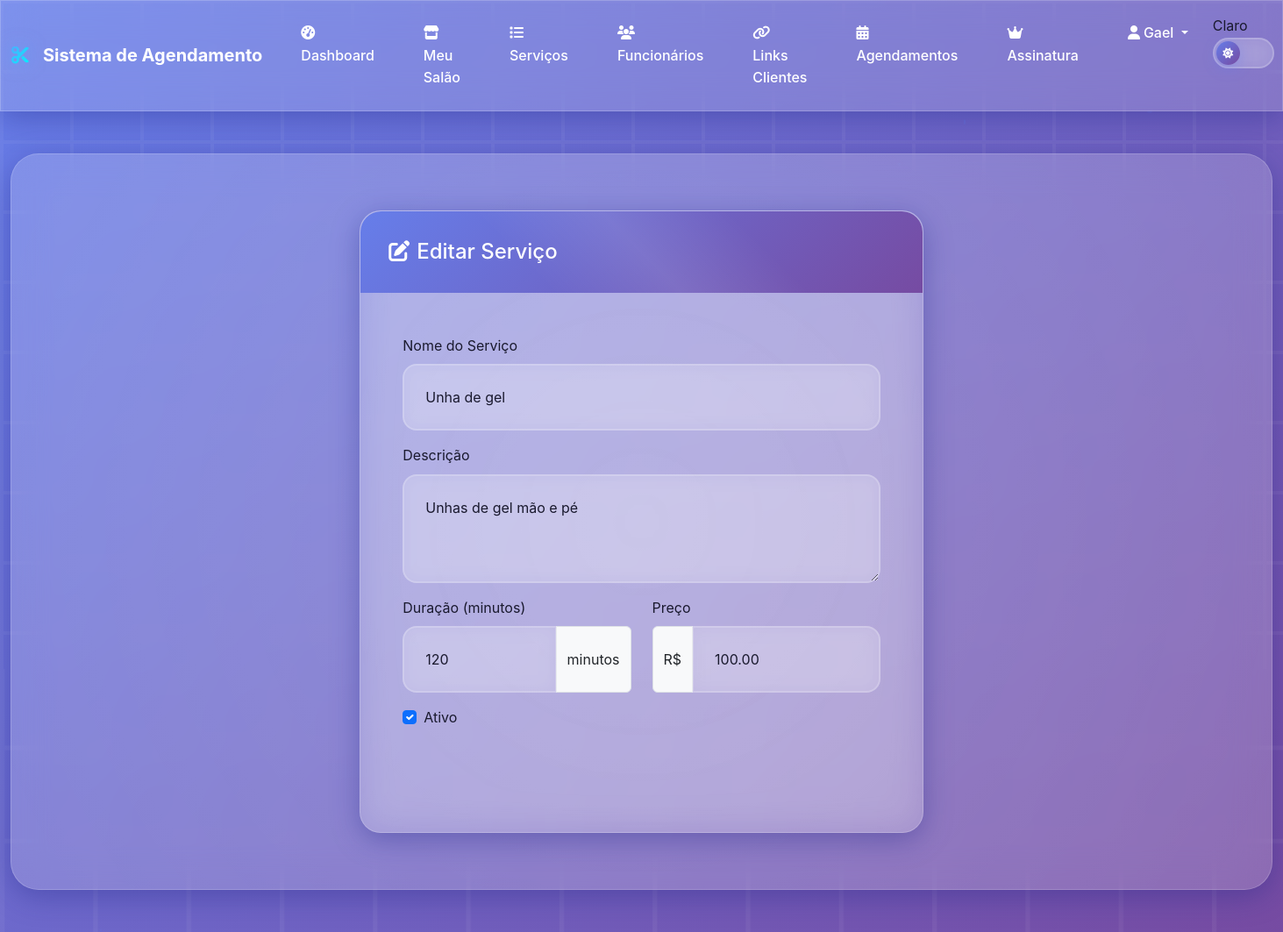
The app's page /salons/services/3/edit/ (signed in) with its own data.
### salons/models.py (models this page shows, shortened)
class Service(models.Model):
    salon = models.ForeignKey(Salon, on_delete=models.CASCADE, related_name='services', verbose_name="Salão")
    name = models.CharField(max_length=100, verbose_name="Nome do Serviço")
    description = models.TextField(blank=True, null=True, verbose_name="Descrição")
    duration = models.PositiveIntegerField(verbose_name="Duração (minutos)")
    price = models.DecimalField(max_digits=10, decimal_places=2, verbose_name="Preço")
    is_active = models.BooleanField(default=True, verbose_name="Ativo")
    created_at = models.DateTimeField(auto_now_add=True)
    updated_at = models.DateTimeField(auto_now=True)
    class Meta:
        verbose_name = "Serviço"
        verbose_name_plural = "Serviços"
        ordering = ['name']

### subscriptions/views.py (the view)
    def wrapper(request, *args, **kwargs):
        if not request.user.is_authenticated:
            return redirect('accounts:login')
        if request.user.profile.user_type != 'owner':
            messages.error(request, 'Acesso negado.')
            return redirect('accounts:dashboard')
        subscription = getattr(request.user, 'subscription', None)
        if not subscription or not subscription.is_active():
            messages.warning(request, 'Sua assinatura expirou. Renove para continuar usando o sistema.')
            return redirect('subscriptions:detail')
        return view_func(request, *args, **kwargs)

### salons/forms.py
class ServiceForm(forms.ModelForm):
    class Meta:
        model = Service
        exclude = ['salon']
        widgets = {
            'name': forms.TextInput(attrs={'class': 'form-control'}),
            'description': forms.Textarea(attrs={'class': 'form-control', 'rows': 3}),
            'duration': forms.NumberInput(attrs={'class': 'form-control'}),
            'price': forms.NumberInput(attrs={'class': 'form-control', 'step': '0.01'}),
            'is_active': forms.CheckboxInput(attrs={'class': 'form-check-input'}),
        }

### salons/views.py (called while the page is built)
@subscription_required
def edit_service(request, service_id):
    salon = request.user.salon
    service = get_object_or_404(Service, id=service_id, salon=salon)
    if request.method == 'POST':
        form = ServiceForm(request.POST, instance=service)
        if form.is_valid():
            form.save()
            messages.success(request, 'Serviço atualizado com sucesso!')
            return redirect('salons:services_list')
    else:
        form = ServiceForm(instance=service)
    return render(request, 'salons/edit_service.html', {
        'form': form,
        'service': service,
        'salon': salon
    })

### subscriptions/models.py (called while the page is built)
    def is_active(self):
        return self.status == 'active' and self.end_date > timezone.now()

### subscriptions/views.py (called while the page is built)
def subscription_required(view_func):
    def wrapper(request, *args, **kwargs):
        if not request.user.is_authenticated:
            return redirect('accounts:login')
        if request.user.profile.user_type != 'owner':
            messages.error(request, 'Acesso negado.')
            return redirect('accounts:dashboard')
        subscription = getattr(request.user, 'subscription', None)
        if not subscription or not subscription.is_active():
            messages.warning(request, 'Sua assinatura expirou. Renove para continuar usando o sistema.')
            return redirect('subscriptions:detail')
        return view_func(request, *args, **kwargs)
    return wrapper

### templates/salons/edit_service.html (shortened to what this page needs)
{% extends 'base/base.html' %}
{% block content %}
<div class="row">
    <div class="col-lg-6 mx-auto">
        <div class="card">
            <div class="card-header">
                <h4 class="mb-0">
                    <i class="fas fa-edit me-2"></i>Editar Serviço
                </h4>
            </div>
            <div class="card-body">
                <form method="post">
                    <div class="mb-3">
                        <label for="{{ form.name.id_for_label }}" class="form-label">{{ form.name.label }}</label>
                        {{ form.name }}
                    </div>
                    <div class="mb-3">
                        <label for="{{ form.description.id_for_label }}" class="form-label">{{ form.description.label }}</label>
                        {{ form.description }}
                    </div>
                    <div class="row">
                        <div class="col-md-6 mb-3">
                            <label for="{{ form.duration.id_for_label }}" class="form-label">{{ form.duration.label }}</label>
                            <div class="input-group">
                                {{ form.duration }}
                                <span class="input-group-text">minutos</span>
                            </div>
                        </div>
                        <div class="col-md-6 mb-3">
                            <label for="{{ form.price.id_for_label }}" class="form-label">{{ form.price.label }}</label>
                            <div class="input-group">
                                <span class="input-group-text">R$</span>
                                {{ form.price }}
                            </div>
                        </div>
                    </div>
                    <div class="mb-3">
                        <div class="form-check">
                            {{ form.is_active }}
                            <label class="form-check-label" for="{{ form.is_active.id_for_label }}">
                                {{ form.is_active.label }}
                            </label>
                        </div>
                    </div>
                    <div class="d-grid gap-2 d-md-flex justify-content-md-end">
                    </div>
                </form>
            </div>
        </div>
    </div>
</div>
{% endblock %}

### templates/base/base.html (shortened to what this page needs)
{% load static %}
<!DOCTYPE html>
<html lang="pt-br">
<head>
    <link href="https://cdn.jsdelivr.net/npm/bootstrap@5.3.8/dist/css/bootstrap.min.css"
          rel="stylesheet"
>
    <link href="https://cdnjs.cloudflare.com/ajax/libs/font-awesome/6.5.1/css/all.min.css"
          rel="stylesheet"
>
    <link href="{% static 'css/main.css' %}" rel="stylesheet">
</head>
<body>
    <nav class="navbar navbar-expand-lg navbar-dark">
        <div class="container-fluid">
            <a class="navbar-brand" href="{% url 'core:landing_page' %}">
                <i class="fas fa-cut me-2"></i>Sistema de Agendamento
            </a>
            <div class="collapse navbar-collapse" id="navbarNav">
                <ul class="navbar-nav ms-auto">
                    {% if user.is_authenticated %}
                        {% if user.profile.user_type == 'owner' %}
                            <li class="nav-item">
                                <a class="nav-link" href="{% url 'salons:owner_dashboard' %}">
                                    <i class="fas fa-tachometer-alt me-1"></i>Dashboard
                                </a>
                            </li>
                            <li class="nav-item">
                                <a class="nav-link" href="{% url 'salons:edit_salon' %}">
                                    <i class="fas fa-store me-1"></i>Meu Salão
                                </a>
                            </li>
                            <li class="nav-item">
                                <a class="nav-link" href="{% url 'salons:services_list' %}">
                                    <i class="fas fa-list me-1"></i>Serviços
                                </a>
                            </li>
                            <li class="nav-item">
                                <a class="nav-link" href="{% url 'salons:employees_list' %}">
                                    <i class="fas fa-users me-1"></i>Funcionários
                                </a>
                            </li>
                            <li class="nav-item">
                                <a class="nav-link" href="{% url 'salons:manage_client_links' %}">
                                    <i class="fas fa-link me-1"></i>Links Clientes
                                </a>
                            </li>
                            <li class="nav-item">
                                <a class="nav-link" href="{% url 'salons:appointments_list' %}">
                                    <i class="fas fa-calendar-alt me-1"></i>Agendamentos
                                </a>
                            </li>
                            <li class="nav-item">
                                <a class="nav-link" href="{% url 'subscriptions:detail' %}">
                                    <i class="fas fa-crown me-1"></i>Assinatura
                                </a>
                            </li>
                        {% endif %}
                        <li class="nav-item dropdown">
                            <a class="nav-link dropdown-toggle" href="#" id="navbarDropdown" role="button" data-bs-toggle="dropdown">
                                <i class="fas fa-user me-1"></i>{{ user.first_name|default:user.username }}
                            </a>
                        </li>
                    {% endif %}
                    <li class="nav-item">
                        <div class="theme-toggle-wrapper">
                            <span class="theme-label" id="theme-label">Claro</span>
                            <div class="theme-toggle" onclick="toggleTheme()" role="button" tabindex="0" aria-label="Alternar tema">
                                <div class="toggle-icon">
                                    <i class="fas fa-sun" id="theme-icon"></i>
                                </div>
                            </div>
                        </div>
                    </li>
                </ul>
            </div>
        </div>
    </nav>
    <div class="container-fluid">
        <div class="main-content">
            {% block content %}
            {% endblock %}
        </div>
    </div>
</body>
</html>

### records on screen
Service: name "Unha de gel", description "Unhas de gel mão e pé", duration "120", price "100.00", is_active "☑"

### other values on screen
{{ user.first_name|default:user.username }} "Gael"
